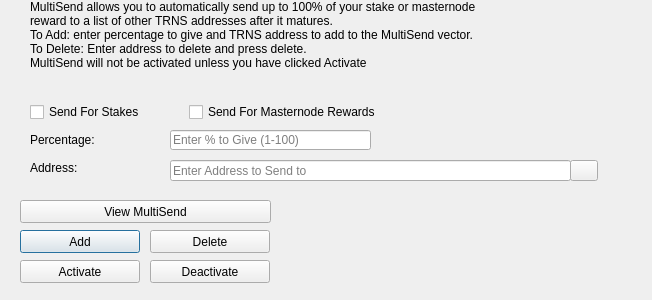
<?xml version="1.0" encoding="UTF-8"?>
<ui version="4.0">
 <class>MultiSendDialog</class>
 <widget class="QDialog" name="MultiSendDialog">
  <property name="windowModality">
   <enum>Qt::NonModal</enum>
  </property>
  <property name="geometry">
   <rect>
    <x>0</x>
    <y>0</y>
    <width>652</width>
    <height>300</height>
   </rect>
  </property>
  <property name="windowTitle">
   <string>MultiSend</string>
  </property>
  <widget class="QLineEdit" name="multiSendPercentEdit">
   <property name="geometry">
    <rect>
     <x>170</x>
     <y>130</y>
     <width>201</width>
     <height>20</height>
    </rect>
   </property>
   <property name="toolTip">
    <string>Enter whole numbers 1 - 100</string>
   </property>
   <property name="placeholderText">
    <string>Enter % to Give (1-100)</string>
   </property>
  </widget>
  <widget class="QLineEdit" name="multiSendAddressEdit">
   <property name="geometry">
    <rect>
     <x>170</x>
     <y>160</y>
     <width>401</width>
     <height>21</height>
    </rect>
   </property>
   <property name="toolTip">
    <string/>
   </property>
   <property name="placeholderText">
    <string>Enter Address to Send to</string>
   </property>
  </widget>
  <widget class="QLabel" name="label_2">
   <property name="geometry">
    <rect>
     <x>30</x>
     <y>0</y>
     <width>451</width>
     <height>121</height>
    </rect>
   </property>
   <property name="lineWidth">
    <number>1</number>
   </property>
   <property name="text">
    <string>MultiSend allows you to automatically send up to 100% of your stake or masternode reward to a list of other TRNS addresses after it matures.
To Add: enter percentage to give and TRNS address to add to the MultiSend vector.
To Delete: Enter address to delete and press delete.
MultiSend will not be activated unless you have clicked Activate</string>
   </property>
   <property name="alignment">
    <set>Qt::AlignLeading|Qt::AlignLeft|Qt::AlignTop</set>
   </property>
   <property name="wordWrap">
    <bool>true</bool>
   </property>
  </widget>
  <widget class="QLabel" name="message">
   <property name="geometry">
    <rect>
     <x>290</x>
     <y>200</y>
     <width>351</width>
     <height>91</height>
    </rect>
   </property>
   <property name="text">
    <string/>
   </property>
  </widget>
  <widget class="QPushButton" name="addButton">
   <property name="geometry">
    <rect>
     <x>20</x>
     <y>230</y>
     <width>120</width>
     <height>23</height>
    </rect>
   </property>
   <property name="toolTip">
    <string/>
   </property>
   <property name="statusTip">
    <string>Add to MultiSend Vector</string>
   </property>
   <property name="text">
    <string>Add</string>
   </property>
  </widget>
  <widget class="QPushButton" name="disableButton">
   <property name="geometry">
    <rect>
     <x>150</x>
     <y>260</y>
     <width>120</width>
     <height>23</height>
    </rect>
   </property>
   <property name="statusTip">
    <string>Deactivate MultiSend</string>
   </property>
   <property name="text">
    <string>Deactivate</string>
   </property>
  </widget>
  <widget class="QPushButton" name="addressBookButton">
   <property name="geometry">
    <rect>
     <x>570</x>
     <y>160</y>
     <width>28</width>
     <height>21</height>
    </rect>
   </property>
   <property name="toolTip">
    <string>Choose an address from the address book</string>
   </property>
   <property name="text">
    <string/>
   </property>
   <property name="icon">
    <iconset resource="../transcoin.qrc">
     <normaloff>:/icons/address-book</normaloff>:/icons/address-book</iconset>
   </property>
   <property name="shortcut">
    <string>Alt+A</string>
   </property>
   <property name="autoDefault">
    <bool>false</bool>
   </property>
  </widget>
  <widget class="QLabel" name="label">
   <property name="geometry">
    <rect>
     <x>30</x>
     <y>130</y>
     <width>121</width>
     <height>20</height>
    </rect>
   </property>
   <property name="toolTip">
    <string>Percentage of stake to send</string>
   </property>
   <property name="text">
    <string>Percentage:</string>
   </property>
  </widget>
  <widget class="QLabel" name="label_5">
   <property name="geometry">
    <rect>
     <x>30</x>
     <y>160</y>
     <width>111</width>
     <height>16</height>
    </rect>
   </property>
   <property name="toolTip">
    <string>Address to send portion of stake to</string>
   </property>
   <property name="text">
    <string>Address:</string>
   </property>
  </widget>
  <widget class="QPushButton" name="deleteButton">
   <property name="geometry">
    <rect>
     <x>150</x>
     <y>230</y>
     <width>120</width>
     <height>23</height>
    </rect>
   </property>
   <property name="toolTip">
    <string/>
   </property>
   <property name="statusTip">
    <string>Delete Address From MultiSend Vector</string>
   </property>
   <property name="text">
    <string>Delete</string>
   </property>
  </widget>
  <widget class="QPushButton" name="activateButton">
   <property name="geometry">
    <rect>
     <x>20</x>
     <y>260</y>
     <width>120</width>
     <height>23</height>
    </rect>
   </property>
   <property name="statusTip">
    <string>Activate MultiSend</string>
   </property>
   <property name="text">
    <string>Activate</string>
   </property>
  </widget>
  <widget class="QPushButton" name="viewButton">
   <property name="geometry">
    <rect>
     <x>20</x>
     <y>200</y>
     <width>251</width>
     <height>23</height>
    </rect>
   </property>
   <property name="toolTip">
    <string/>
   </property>
   <property name="statusTip">
    <string>View MultiSend Vector</string>
   </property>
   <property name="text">
    <string>View MultiSend</string>
   </property>
  </widget>
  <widget class="QWidget" name="horizontalLayoutWidget">
   <property name="geometry">
    <rect>
     <x>30</x>
     <y>100</y>
     <width>351</width>
     <height>24</height>
    </rect>
   </property>
   <layout class="QHBoxLayout" name="horizontalLayout">
    <item>
     <widget class="QCheckBox" name="multiSendStakeCheckBox">
      <property name="text">
       <string>Send For Stakes</string>
      </property>
     </widget>
    </item>
    <item>
     <widget class="QCheckBox" name="multiSendMasternodeCheckBox">
      <property name="text">
       <string>Send For Masternode Rewards</string>
      </property>
     </widget>
    </item>
   </layout>
  </widget>
 </widget>
 <resources>
  <include location="../transcoin.qrc"/>
 </resources>
 <connections/>
</ui>
